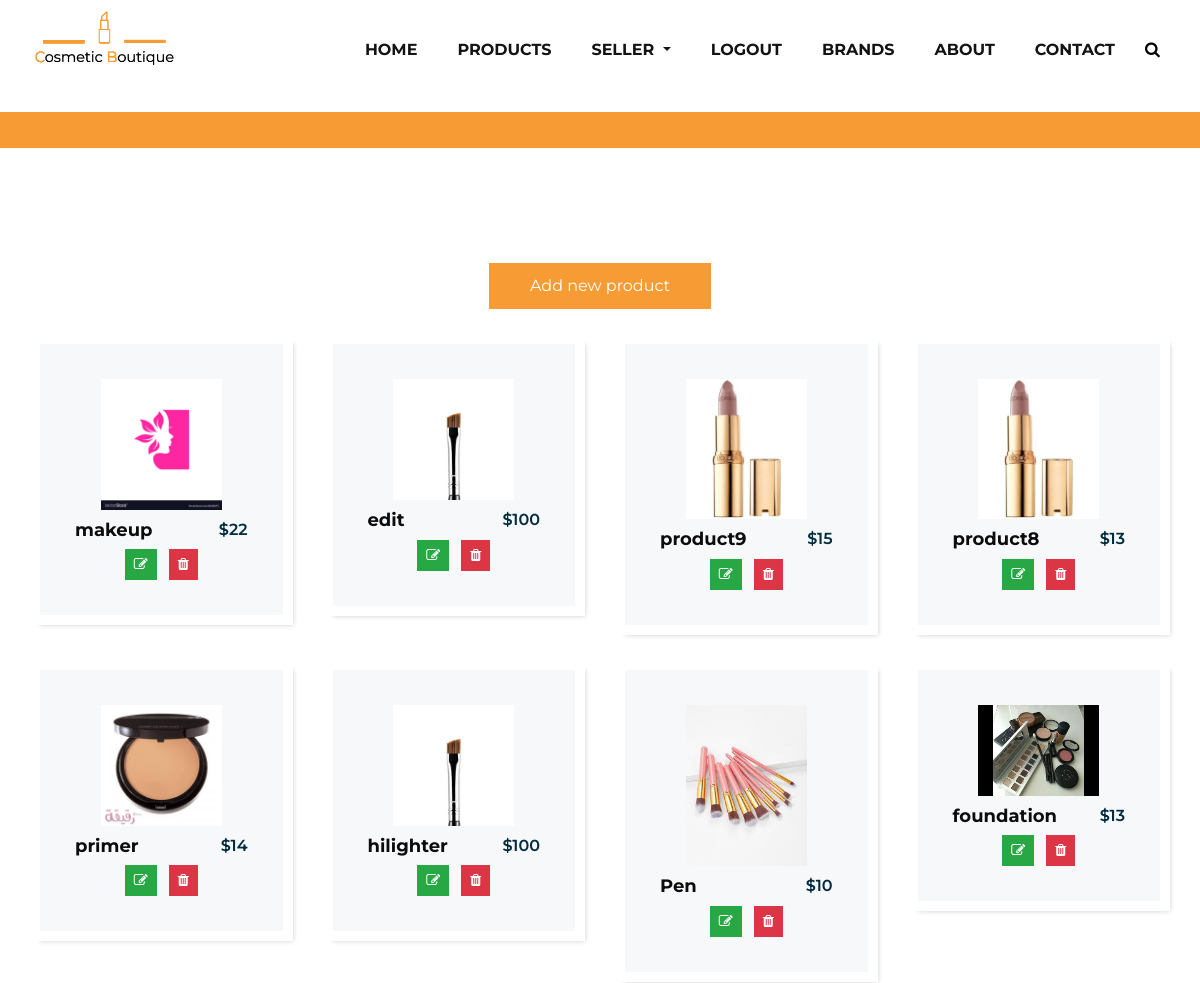
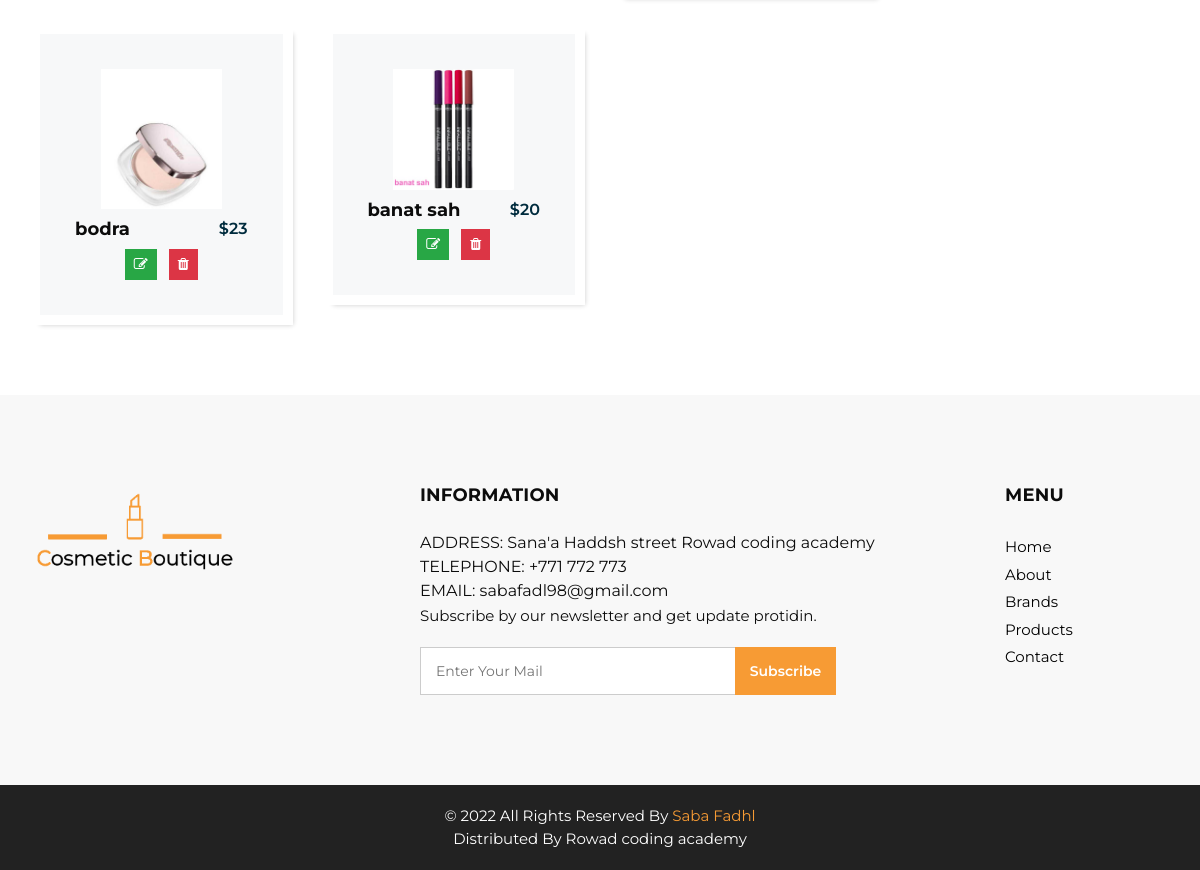
Page /seller/products/ (signed in) on the committed database (2 pictures, top to bottom).
### makeup/models.py (models this page shows, shortened)
class Products(models.Model):
    name=models.CharField(max_length=50)
    kind=models.CharField(max_length=50)
    descreption=models.TextField(null=True)
    expir_date=models.DateField(null=True)
    image = models.ImageField(upload_to='images')  #
    price=models.PositiveIntegerField(default=10, validators=[MinValueValidator(5)])
    brand=models.ForeignKey(Brand,on_delete=models.CASCADE,null=True)

### makeup/views.py (the view)
# urls.py: path('seller/products/',SellerProducts.as_view(),name="products-seller"),
class SellerProducts(LoginRequiredMixin,ListView):
    model = Products
    context_object_name = 'products'
    template_name = 'seller/products.html'
    queryset = Products.objects.order_by("-id")

### makeup/templatetags/has_group.py (called while the page is built)
@register.filter(name='has_group')
def has_group(user, group_name):
    group = Group.objects.get(name=group_name)
    return True if group in user.groups.all() else False

### makeup/templates/seller/products.html (shortened to what this page needs)
{% extends 'makeup/base.html' %}
{% load static %}
   {%block content%}
      <section class="inner_page_head">
         <div class="container_fuild">
            <div class="row">
               <div class="col-md-12">
                  <div class="full">
                     <h3>Product Grid</h3>
                  </div>
               </div>
            </div>
         </div>
      </section>
      <section class="product_section layout_padding">
         <div class="container">
            <div class='raw center' style="">
               <div class="col-sm-6 col-md-4 col-lg-4" >
                  <div class="btn-box">
                     <a href="{% url 'add-products' %}">
                     Add new product
                     </a>
                  </div>
               </div>
            </div>
            <div class="row">
               {%for product in products%}
               <div class="col-sm-6 col-md-4 col-lg-3">
                  <div class="box">
                     <div class="img-box">
                        <img src="{{product.image.url}}" alt="">
                     </div>
                     <div class="detail-box">
                        <h5>
                           {{product.name}}
                        </h5>
                        <h6>
                           ${{product.price}}
                        </h6>
                     </div>
                     <ul class="list-inline m-0">
                        <li class="list-inline-item">
                            <button class="btn btn-success btn-sm rounded-0" type="button" data-toggle="tooltip" data-placement="top" title="Edit"><a class='icon' href="{% url 'edit-product' product.id %}"><i class="fa fa-edit"></i></a></button>
                        </li>
                        <li class="list-inline-item">
                            <button class="btn btn-danger btn-sm rounded-0" type="button" data-toggle="tooltip" data-placement="top" title="Delete" onclick="return confirm('Are you sure to delete {{product.name}}?');"><a class='icon' href="{% url 'delete-product' product.id %}"><i class="fa fa-trash"></i></a></button>
                        </li>
                    </ul>
                  </div>
               </div>
               {% endfor %}
         </div>
         </div>
      </section>
      {%endblock content%}

### makeup/static/css/style.css (style rules this page uses)
* { box-sizing: border-box; }
body { font-family: 'Montserrat', sans-serif; color: #0c0c0c; background-color: #ffffff; overflow-x: hidden; }
.layout_padding { padding: 70px 0; }
a, a:hover, a:focus { text-decoration: none; }
.btn, .btn:focus { outline: none !important; -webkit-box-shadow: none; box-shadow: none; }
.product_section .box { position: relative; margin-top: 25px; padding: 35px 35px; background-color: #f7f8f9; -webkit-transition: all .3s; transition: all .3s; overflow: hidden; box-shadow: 5px 5px 5px -5px rgba(0,0,0,.2); border: solid #fff 10px; }
.product_section .box .img-box { display: -webkit-box; display: -ms-flexbox; display: flex; -webkit-box-pack: center; -ms-flex-pack: center; justify-content: center; -webkit-box-align: center; -ms-flex-align: center; align-items: center; }
.product_section .box .img-box img { max-width: 70%; max-height: 70%; -webkit-transition: all .3s; transition: all .3s; }
.product_section .box .detail-box { text-align: center; display: -webkit-box; display: -ms-flexbox; display: flex; -webkit-box-pack: justify; -ms-flex-pack: justify; justify-content: space-between; }
.product_section .box .detail-box h5 { font-size: 18px; margin-top: 10px; }
.product_section .box .detail-box h6 { margin-top: 10px; color: #002c3e; font-weight: 600; }
.product_section .btn-box { display: -webkit-box; display: -ms-flexbox; display: flex; -webkit-box-pack: center; -ms-flex-pack: center; justify-content: center; margin-top: 45px; }
.product_section .btn-box a { display: inline-block; padding: 10px 40px; background-color: #f79b34; border: 1px solid #f79b34; color: #ffffff; border-radius: 0; -webkit-transition: all 0.3s; transition: all 0.3s; }
.detail-box h5 { font-size: 21px; font-weight: 700; }
.inner_page_head { background: #f79b34; text-align: center; color: #fff; padding-top: 50px; padding-bottom: 40px; }
.inner_page_head h3 { font-size: 42px; font-weight: 800; }
.full { align-self: center; }
.list-inline { text-align: center; }
.center { text-align:-webkit-center; }
.icon { color: white; }

### static/css/responsive.css (style rules this page uses)
@media (min-width: 1200px) { .container { max-width: 1170px; } }

### rows in the picture
Products: image (picture), name "makeup", price "22"
Products: image (picture), name "edit", price "100"
Products: image (picture), name "product9", price "15"
Products: image (picture), name "product8", price "13"
Products: image (picture), name "primer", price "14"
Products: image (picture), name "hilighter", price "100"
Products: image (picture), name "Pen", price "10"
Products: image (picture), name "foundation", price "13"
Products: image (picture), name "bodra", price "23"
Products: image (picture), name "banat sah", price "20"
